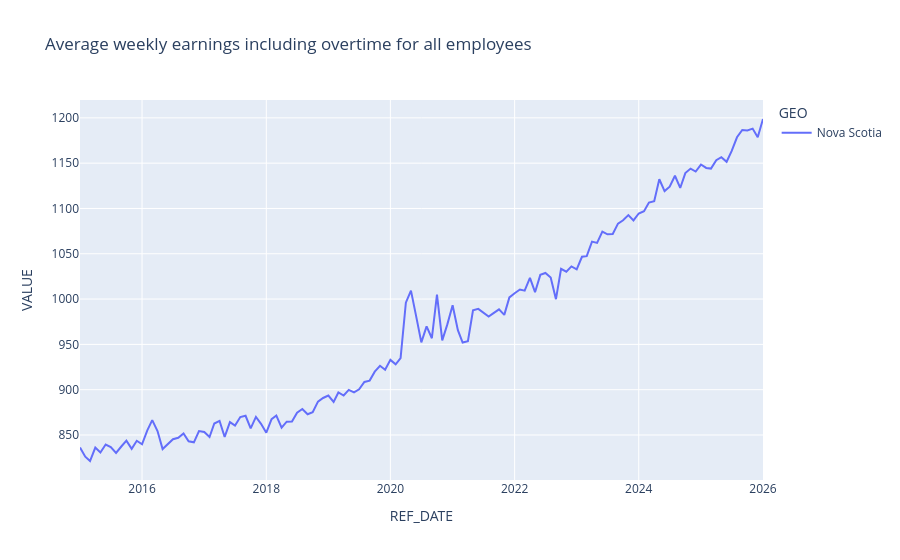
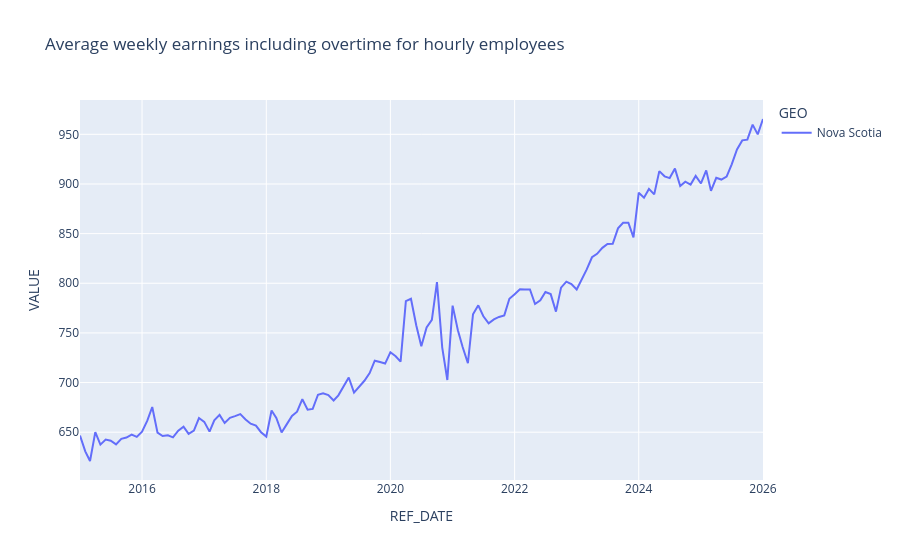
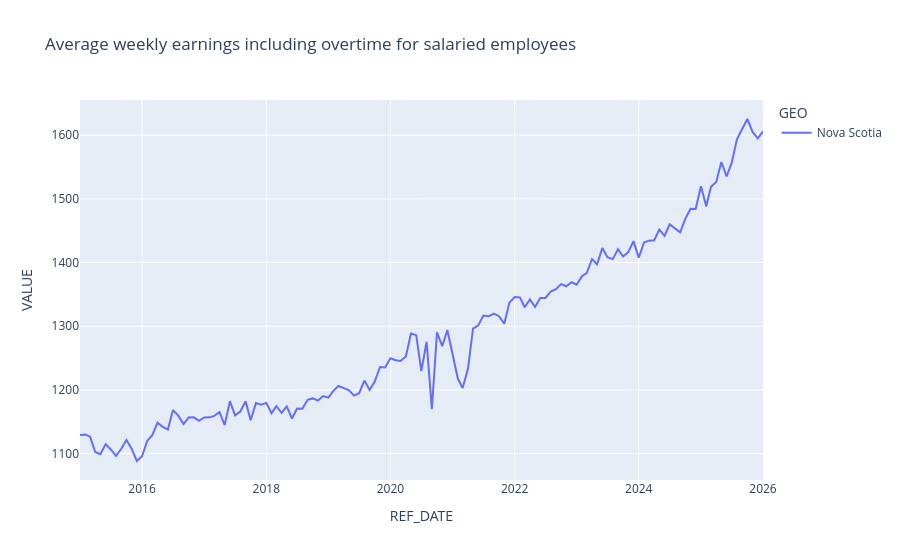
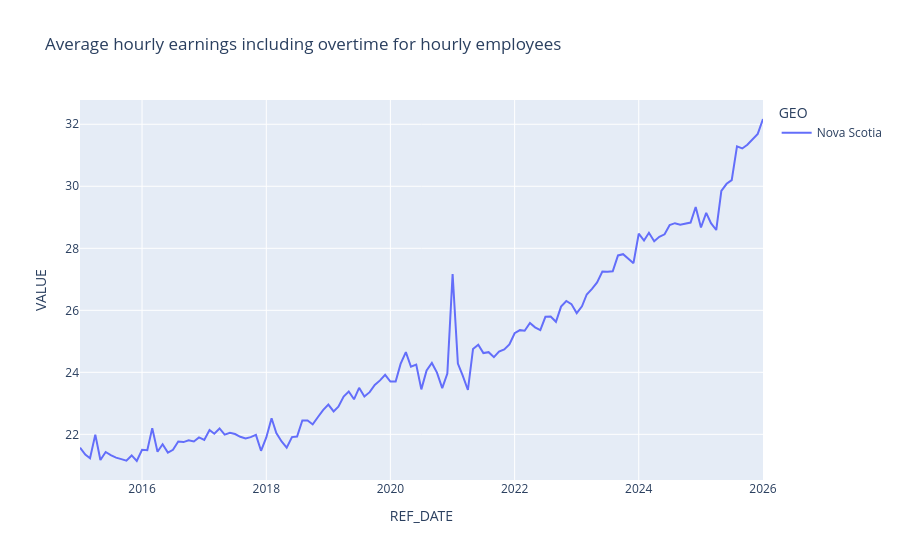

Notebook code for these charts, in order:
### Code cell
for _ in df['Estimate'].value_counts().index[0:-3]:
    fig = px.line(df[(df['Estimate'] == _) & (df['GEO'] == 'Nova Scotia')],x = 'REF_DATE', y = 'VALUE', color = 'GEO', title=_)
    fig.show()

### Figure 1 — Plotly figure (JSON) as saved in the notebook; plotly's stock layout.template omitted (floating-point values rounded to 4 significant figures; data arrays with more than 128 entries replaced by an {"elided": "..."} marker saying what was removed)
{"data": [{"hovertemplate": "GEO=Nova Scotia<br>REF_DATE=%{x}<br>VALUE=%{y}<extra></extra>", "legendgroup": "Nova Scotia", "line": {"color": "#636efa", "dash": "solid"}, "marker": {"symbol": "circle"}, "mode": "lines", "name": "Nova Scotia", "orientation": "v", "showlegend": true, "type": "scatter", "x": {"elided": "133 str values"}, "xaxis": "x", "y": {"elided": "133 float values"}, "yaxis": "y"}], "layout": {"legend": {"title": {"text": "GEO"}, "tracegroupgap": 0}, "title": {"text": "Average weekly earnings including overtime for all employees"}, "xaxis": {"anchor": "y", "domain": [0, 1], "title": {"text": "REF_DATE"}}, "yaxis": {"anchor": "x", "domain": [0, 1], "title": {"text": "VALUE"}}}}

### Figure 2 — Plotly figure (JSON) as saved in the notebook; plotly's stock layout.template omitted (floating-point values rounded to 4 significant figures; data arrays with more than 128 entries replaced by an {"elided": "..."} marker saying what was removed)
{"data": [{"hovertemplate": "GEO=Nova Scotia<br>REF_DATE=%{x}<br>VALUE=%{y}<extra></extra>", "legendgroup": "Nova Scotia", "line": {"color": "#636efa", "dash": "solid"}, "marker": {"symbol": "circle"}, "mode": "lines", "name": "Nova Scotia", "orientation": "v", "showlegend": true, "type": "scatter", "x": {"elided": "133 str values"}, "xaxis": "x", "y": {"elided": "133 float values"}, "yaxis": "y"}], "layout": {"legend": {"title": {"text": "GEO"}, "tracegroupgap": 0}, "title": {"text": "Average weekly earnings including overtime for hourly employees"}, "xaxis": {"anchor": "y", "domain": [0, 1], "title": {"text": "REF_DATE"}}, "yaxis": {"anchor": "x", "domain": [0, 1], "title": {"text": "VALUE"}}}}

### Figure 3 — Plotly figure (JSON) as saved in the notebook; plotly's stock layout.template omitted (floating-point values rounded to 4 significant figures; data arrays with more than 128 entries replaced by an {"elided": "..."} marker saying what was removed)
{"data": [{"hovertemplate": "GEO=Nova Scotia<br>REF_DATE=%{x}<br>VALUE=%{y}<extra></extra>", "legendgroup": "Nova Scotia", "line": {"color": "#636efa", "dash": "solid"}, "marker": {"symbol": "circle"}, "mode": "lines", "name": "Nova Scotia", "orientation": "v", "showlegend": true, "type": "scatter", "x": {"elided": "133 str values"}, "xaxis": "x", "y": {"elided": "133 float values"}, "yaxis": "y"}], "layout": {"legend": {"title": {"text": "GEO"}, "tracegroupgap": 0}, "title": {"text": "Average weekly earnings including overtime for salaried employees"}, "xaxis": {"anchor": "y", "domain": [0, 1], "title": {"text": "REF_DATE"}}, "yaxis": {"anchor": "x", "domain": [0, 1], "title": {"text": "VALUE"}}}}

### Figure 4 — Plotly figure (JSON) as saved in the notebook; plotly's stock layout.template omitted (floating-point values rounded to 4 significant figures; data arrays with more than 128 entries replaced by an {"elided": "..."} marker saying what was removed)
{"data": [{"hovertemplate": "GEO=Nova Scotia<br>REF_DATE=%{x}<br>VALUE=%{y}<extra></extra>", "legendgroup": "Nova Scotia", "line": {"color": "#636efa", "dash": "solid"}, "marker": {"symbol": "circle"}, "mode": "lines", "name": "Nova Scotia", "orientation": "v", "showlegend": true, "type": "scatter", "x": {"elided": "133 str values"}, "xaxis": "x", "y": {"elided": "133 float values"}, "yaxis": "y"}], "layout": {"legend": {"title": {"text": "GEO"}, "tracegroupgap": 0}, "title": {"text": "Average hourly earnings including overtime for hourly employees"}, "xaxis": {"anchor": "y", "domain": [0, 1], "title": {"text": "REF_DATE"}}, "yaxis": {"anchor": "x", "domain": [0, 1], "title": {"text": "VALUE"}}}}
